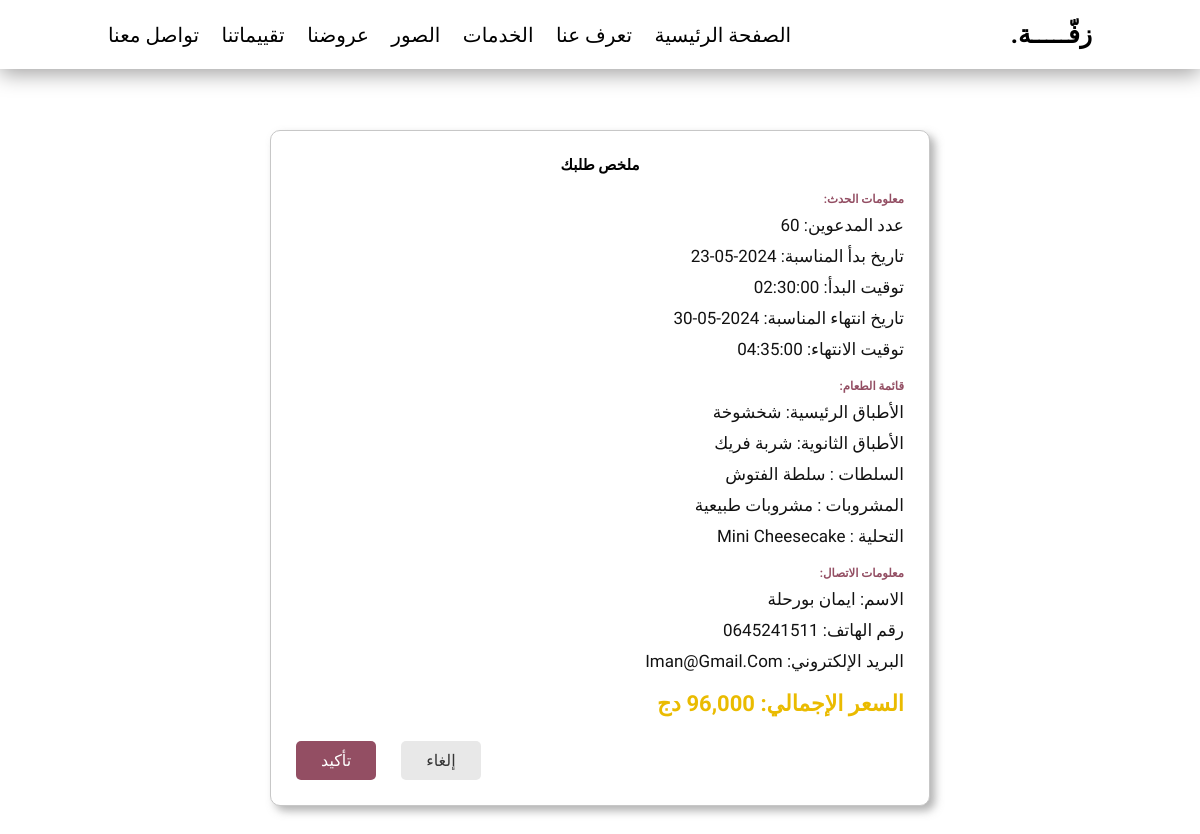
Screenshot of /display_info.php?id=5 with the database file from the repository.
### tables this page shows
CREATE TABLE `event_details` (
  `id` int(11) NOT NULL,
  `invitees_count` int(11) NOT NULL,
  `start_date` date NOT NULL,
  `start_time` time NOT NULL,
  `end_date` date NOT NULL,
  `end_time` time NOT NULL,
  `main_dishes` varchar(255) DEFAULT NULL,
  `side_dishes` varchar(255) DEFAULT NULL,
  `salads` varchar(255) DEFAULT NULL,
  `drinks` varchar(255) DEFAULT NULL,
  `desserts` varchar(255) DEFAULT NULL,
  `arabic_firstname` varchar(255) NOT NULL,
  `arabic_lastname` varchar(255) NOT NULL,
  `phone` varchar(20) NOT NULL,
  `email` varchar(255) NOT NULL
);

### display_info.php (the view, shortened to what this page needs)
<!DOCTYPE html>
<html lang="ar">
<head>
    <link href="https://cdn.jsdelivr.net/npm/remixicon@3.2.0/fonts/remixicon.css" rel="stylesheet">
    <link rel="stylesheet" href="css/form.css">
</head>
<body dir="rtl">
<header class="header">
        <a href="#" class="logo">زفّـــــة<span>.</span></a>
        <nav class="navbar">
            <a href="index.php#home" class="act">الصفحة الرئيسية</a>
            <a href="index.php#about">تعرف عنا</a>
            <a href="index.php#service">الخدمات</a>
            <a href="index.php#gallery">الصور</a>
            <a href="index.php#price">عروضنا</a>
            <a href="index.php#review">تقييماتنا</a>
            <a href="index.php#contact">تواصل معنا</a>
        </nav>
    </header>
    <div class="formbold-main-wrapper">
        <div class="formbold-form-wrapper">
        <form action="index.php" method="POST">
            <?php
            $servername = "localhost";
            $username = "root";
            $password = "";
            $dbname = "zaffa";
            $conn = new mysqli($servername, $username, $password, $dbname);
            $client_id = $_GET['id'] ?? '';
            $sql = "SELECT * FROM event_details WHERE id = '$client_id'";
            $result = $conn->query($sql);
            if ($result->num_rows > 0) {
                while ($row = $result->fetch_assoc()) {
                    echo "<h2>ملخص طلبك</h2>";
                    echo "<br>";
                    echo "<h3>معلومات الحدث:</h3>";
                    echo "<p>عدد المدعوين: " . htmlspecialchars($row['invitees_count']) . "</p>";
                    echo "<p>تاريخ بدأ المناسبة: " . htmlspecialchars($row['start_date']) . "</p>";
                    echo "<p>توقيت البدأ: " . htmlspecialchars($row['start_time']) . "</p>";
                    echo "<p>تاريخ انتهاء المناسبة: " . htmlspecialchars($row['end_date']) . "</p>";
                    echo "<p>توقيت الانتهاء: " . htmlspecialchars($row['end_time']) . "</p>";
                    echo "<br>";
                    echo "<h3>قائمة الطعام:</h3>";
                    echo "<p>الأطباق الرئيسية: " . htmlspecialchars($row['main_dishes']) . "</p>";
                    echo "<p>الأطباق الثانوية: " . htmlspecialchars($row['side_dishes']) . "</p>";
                    echo "<p>السلطات : " . htmlspecialchars($row['salads']) . "</p>";
                    echo "<p>المشروبات : " . htmlspecialchars($row['drinks']) . "</p>";
                    echo "<p>التحلية : " . htmlspecialchars($row['desserts']) . "</p>";
                    echo "<br>";
                    echo "<h3>معلومات الاتصال:</h3>";
                    echo "<p>الاسم: " . htmlspecialchars($row['arabic_firstname']) . " " . htmlspecialchars($row['arabic_lastname']) . "</p>";
                    echo "<p>رقم الهاتف: " . htmlspecialchars($row['phone']) . "</p>";
                    echo "<p>البريد الإلكتروني: " . htmlspecialchars($row['email']) . "</p>";
                    $invitees_count = (int)$row['invitees_count'];
                    $main_dishes = explode(',', $row['main_dishes']);
                    $side_dishes = explode(',', $row['side_dishes']);
                    $salads = explode(',', $row['salads']);
                    $drinks = explode(',', $row['drinks']);
                    $desserts = explode(',', $row['desserts']);
                    $total_dishes = count($main_dishes) + count($side_dishes) + count($salads) + count($drinks) + count($desserts);
                    if ($total_dishes >= 1 && $total_dishes <= 4) {
                        $base_price = 80000;
                    } elseif ($total_dishes >= 4 && $total_dishes <= 6) {
                        $base_price = 90000;
                    } else {
                        $base_price = 100000;
                    }
                    $total_price = $base_price + ($invitees_count * 100);
                    echo "<br><h1>السعر الإجمالي: " . htmlspecialchars(number_format($total_price, 0)) . " دج</h1>";
                }
            } else {
                echo "0 results";
            }
            ?>
            <div class="formbold-form-btn-wrapper">
                <button type="button" class="formbold-btn-am">
                    إلغاء
                </button>
                <button type="submit" class="formbold-btn-ami">
                    تأكيد
                </button>
            </div>
            </form>
    </div>
</div>
</body>
</html>

### css/form.css (style rules this page uses)
* { font-family: "Tajawal", sans-serif; margin: 0; padding: 0; box-sizing: border-box; outline: none; border: none; text-decoration: none; text-transform: capitalize; transition: .2s linear; }
html { font-size: 62.5%; overflow: hidden; scroll-padding-top: 7rem; scroll-behavior: smooth; overflow-y: auto; }
body { font-family: "Tajawal", sans-serif; }
body { background: #fff; overflow-y: auto; }
.header { position: fixed; top: 0; left: 0; right: 0; z-index: 1000; background: #fff; display: flex; align-items: center; justify-content: space-between; padding: 2rem 9%; box-shadow: 0 .5rem 2rem rgb(163, 162, 162); }
.header .logo { font-weight: bolder; color: #000; font-size: 2.5rem; }
.header .logo span { color: var(--main-color); }
.header .navbar a { font-size: 2rem; color: #000; margin-right: 2rem; }
.formbold-main-wrapper { display: flex; align-items: center; justify-content: center; padding: 130px; }
.formbold-form-wrapper { margin: 0 auto; max-width: 660px; width: 100%; background: white; border: 1px solid rgb(199, 199, 199); border-radius: 10px; box-shadow: 5px 5px 8px rgba(104, 104, 104, 0.5); padding: 25px; }
.formbold-form-btn-wrapper { display: flex; align-items: center; justify-content: flex-end; gap: 25px; margin-top: 25px; }
.formbold-btn-am { font-family: "Tajawal", sans-serif; display: flex; align-items: center; gap: 5px; font-size: 16px; border-radius: 5px; padding: 10px 25px; border: none; font-weight: 500; background-color: #e8e8e8; color: rgb(53, 53, 53); cursor: pointer; }
.formbold-btn-ami { font-family: "Tajawal", sans-serif; display: flex; align-items: center; gap: 5px; font-size: 16px; border-radius: 5px; padding: 10px 25px; border: none; font-weight: 500; background-color: #934E63; color: white; cursor: pointer; }
p { margin-bottom: 7px; font-size: 17px; line-height: 24px; color: #121212; }
h3 { color: #934E63; margin-bottom: 7px; }
h2 { color: #000000; margin-bottom: 7px; text-align: center; }
h1 { color: #eabb00; margin-bottom: 7px; font-size: 22px; }

### rows the page displays
event_details: invitees_count "60", start_date "2024-05-23", start_time "02:30:00", end_date "2024-05-30", end_time "04:35:00", main_dishes "شخشوخة", side_dishes "شربة فريك", salads "سلطة الفتوش", drinks "مشروبات طبيعية", desserts "Mini Cheesecake", arabic_firstname "ايمان", arabic_lastname "بورحلة", phone "0645241511", email "Iman@gmail.com", total_price "96,000"
